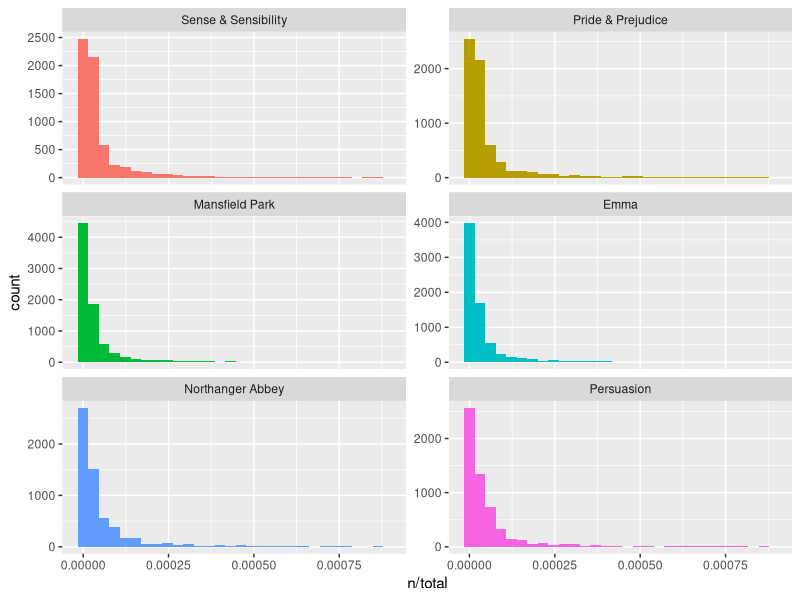
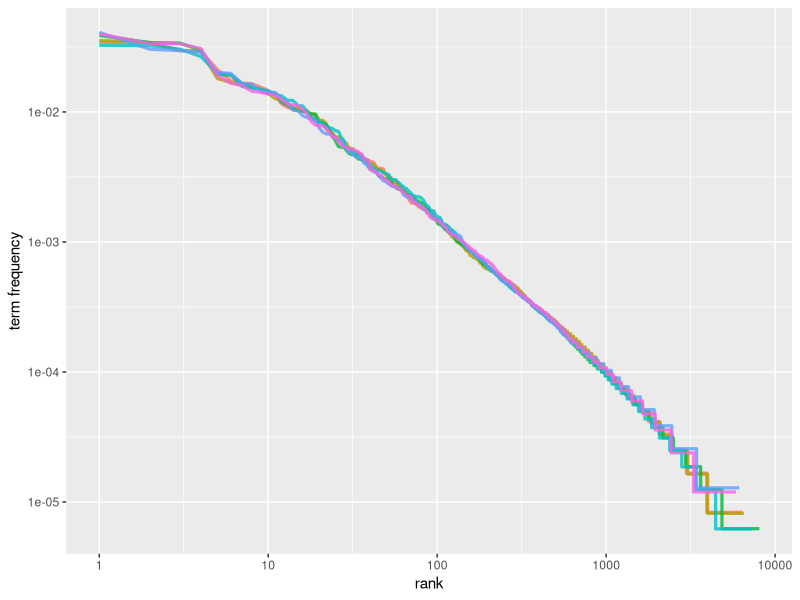
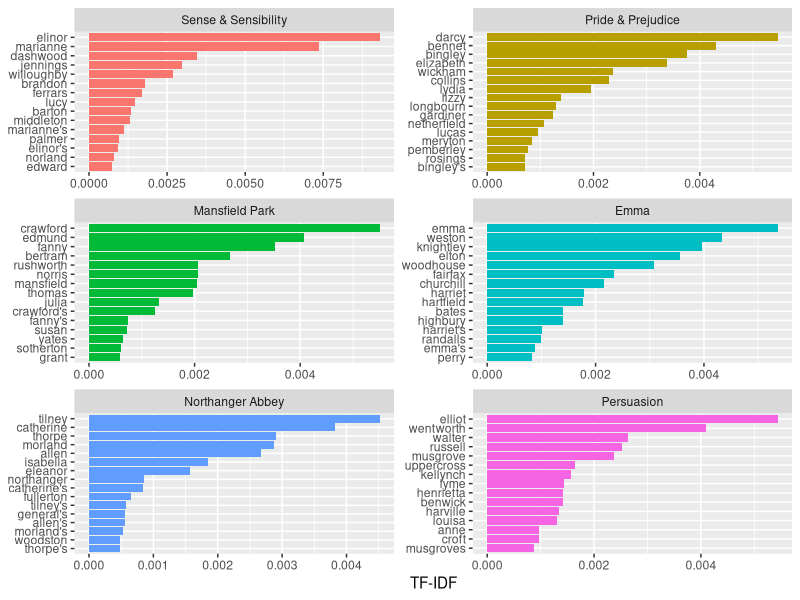

The R source for these figures, in order:
#' # Term Frequency and Inverse Document Frequency

#' ## Term Frequency
#' ### Measures how frequently a word appears in a document
#' ### Removing stop words is necessary
#' ### If the word "the" appears 10 times in a document containing 100 words: TF = 10/100 = 0.1
#' ### If the word "the" appears 90 times in a document containing 100 words: TF = 90/100 = 0.9

#' ## Inverse Document Frequency
#' ### Assigns lower weights to common words
#' ### Assigns higher weights to rare words
#' ### Rare words are generally more informative
#' ### Calculated based on the number of documents containing a given word
#' ### Numerator: Total number of documents
#' ### If the word "the" appears in all 6 documents: IDF = log(6/6) = 0
#' ### If the word "Darcy" appears in only 1 out of 6 documents: IDF = log(6/1) = 1.8

#' ## TF-IDF = (Term Frequency) × (Inverse Document Frequency)
#' ### If the word "the" appears 100 times in a document containing 10,000 words and appears in all 6 documents
100/10000 * log(1)

#' ### If the word "Darcy" appears 200 times in a document containing 122,204 words and appears in only 1 out of 6 documents
200/122204 * log(6)

#' ### "Darcy" receives a higher TF-IDF score than "the"

#' ## Zipf's Law
#' ### Word frequency is inversely proportional to rank
#' ### Frequency = 1 / Rank
#' ### Zipf's Law 1: Human language favors efficiency
#' ### Zipf's Law 2: People tend to reuse familiar words
#' ### Zipf's Law 3: Common words are more predictable

#' ## Requirements
library(dplyr)
library(janeaustenr)
library(tidytext)
library(ggplot2)
library(forcats)

#' ## Calculating Word Frequencies

#' ### Counting the number of occurrences of each word per document
book_words <- austen_books() %>%
  unnest_tokens(word, text) %>%
  count(book, word, sort = TRUE)

#' ### Calculating the total number of words per document
total_words <- book_words %>%
  group_by(book) %>%
  summarize(total = sum(n))

#' ### `left_join()`
book_words <- left_join(book_words, total_words)

book_words

#' ### Term Frequency = (Word Count in a Document) / (Total Number of Words in the Document)
freq_by_rank <- book_words %>%
  group_by(book) %>%
  mutate(
    rank = row_number(),
    `term frequency` = n / total
  ) %>%
  ungroup()

freq_by_rank

#' ### TF-IDF = (Term Frequency) × (Inverse Document Frequency)
book_tf_idf <- book_words %>%
  bind_tf_idf(word, book, n)

book_tf_idf

#' ### Sorting Words by TF-IDF
book_tf_idf %>%
  select(-total) %>%
  arrange(desc(tf_idf))

#' ## Visualization

#' ### Histogram: Term Frequency Distribution by Document
ggplot(book_words, aes(n / total, fill = book)) +
  geom_histogram(show.legend = FALSE) +
  xlim(NA, 0.0009) +
  facet_wrap(~book, ncol = 2, scales = "free_y")

#' ### Line Chart: Visualizing Zipf's Law
freq_by_rank %>%
  ggplot(aes(rank, `term frequency`, color = book)) +
  geom_line(size = 1.1, alpha = 0.8, show.legend = FALSE) +
  scale_x_log10() +
  scale_y_log10()

#' ### Bar Chart: Top TF-IDF Scores
book_tf_idf %>%
  group_by(book) %>%
  slice_max(tf_idf, n = 15) %>%
  ungroup() %>%
  ggplot(aes(tf_idf, fct_reorder(word, tf_idf), fill = book)) +
  geom_col(show.legend = FALSE) +
  facet_wrap(~book, ncol = 2, scales = "free") +
  labs(x = "TF-IDF", y = NULL)
